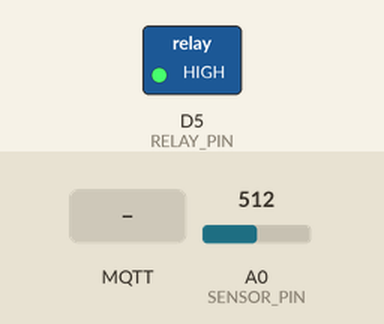
Recording of a sketch running on a simulated ESP8266 (NodeMCU). Parts: switched loads named in the sketch (green lamp = pin HIGH). Inputs (shaded band) come from the test bench; at power-on: A0 (SENSOR_PIN) = 512. WiFi joins after 1.5 s; servers stay silent unless stated; no MQTT or app messages arrive unless stated.

Above: at 2.7 s.
2.8 s: MQTT message "ON" arrives on the second subscribed topic
At 3.6 s:
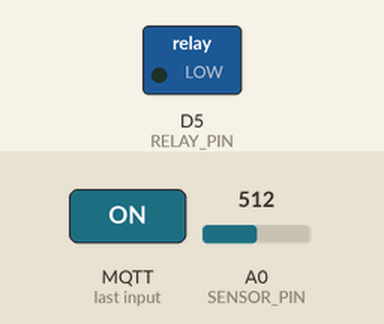
4.3 s: MQTT message "OFF" arrives on the second subscribed topic
At 4.8 s:
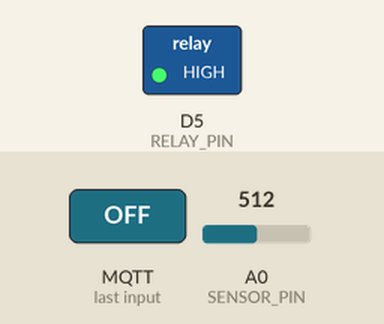
Timing chart, 0 to 7.3 s (numbered marks = the images above; inputs shaded):
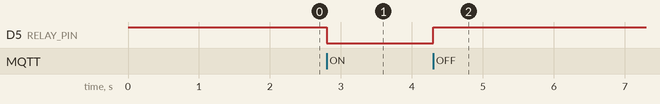

The sketch:

http_led.ino
```cpp
#include <ESP8266WiFi.h>
#include <PubSubClient.h>

#define SENSOR_PIN A0
#define RELAY_PIN D5 // Active-LOW relay

// -------- Calibration --------
const int DRY_VALUE = 600;
const int WET_VALUE = 300;

// -------- Auto thresholds --------
const int MOISTURE_ON = 30;  // Pump ON when crossing below
const int MOISTURE_OFF = 70; // Pump OFF when crossing above

// -------- WiFi --------
const char *ssid = "SWAYAM 2.4 GHz";
const char *password = "swym2459";

// -------- MQTT --------
const char *mqtt_server = "c946cbf4bb284a01a41608824a6630cb.s1.eu.hivemq.cloud";
const int mqtt_port = 8883;
const char *mqtt_user = "Swayam";
const char *mqtt_pass = "Swym(232459)";

WiFiClientSecure espClient;
PubSubClient client(espClient);

bool pumpOn = false;
bool autoMode = false;
int lastMoisture = -1; // 🔑 KEY FIX

// -------- Relay control (ACTIVE-LOW) --------
void setPump(bool on)
{
  pumpOn = on;
  digitalWrite(RELAY_PIN, on ? LOW : HIGH);
  client.publish("plant/pump/status", pumpOn ? "ON" : "OFF");
}

// -------- MQTT callback --------
void callback(char *topic, byte *payload, unsigned int length)
{
  String msg = "";
  for (unsigned int i = 0; i < length; i++)
    msg += (char)payload[i];

  String t = String(topic);

  if (t == "plant/auto")
  {
    autoMode = (msg == "ON");
    client.publish("plant/auto/status", autoMode ? "ON" : "OFF");
    // ❌ DO NOT TOUCH PUMP HERE
  }

  if (t == "plant/pump" && !autoMode)
  {
    if (msg == "ON")
      setPump(true);
    if (msg == "OFF")
      setPump(false);
  }
}

// -------- MQTT reconnect --------
void reconnect()
{
  while (!client.connected())
  {
    if (client.connect("ESP8266_Plant", mqtt_user, mqtt_pass))
    {
      client.subscribe("plant/auto");
      client.subscribe("plant/pump");

      client.publish("plant/auto/status", autoMode ? "ON" : "OFF");
      client.publish("plant/pump/status", pumpOn ? "ON" : "OFF");
    }
    else
    {
      delay(5000);
    }
  }
}

// -------- Setup --------
void setup()
{
  Serial.begin(115200);

  pinMode(RELAY_PIN, OUTPUT);
  digitalWrite(RELAY_PIN, HIGH); // OFF by default (active-low)

  WiFi.begin(ssid, password);
  while (WiFi.status() != WL_CONNECTED)
    delay(500);

  espClient.setInsecure();
  client.setServer(mqtt_server, mqtt_port);
  client.setCallback(callback);
}

// -------- Loop --------
void loop()
{
  if (!client.connected())
    reconnect();
  client.loop();

  static unsigned long lastRead = 0;
  if (millis() - lastRead > 2000)
  {
    lastRead = millis();

    int raw = analogRead(SENSOR_PIN);
    int moisture = map(raw, DRY_VALUE, WET_VALUE, 0, 100);
    moisture = constrain(moisture, 0, 100);

    char buf[8];
    snprintf(buf, sizeof(buf), "%d", moisture);
    client.publish("plant/moisture", buf);

    // -------- EDGE-BASED AUTO MODE --------
    if (autoMode && lastMoisture != -1)
    {

      // Crossing BELOW dry threshold → turn ON
      if (lastMoisture > MOISTURE_ON && moisture <= MOISTURE_ON && !pumpOn)
      {
        setPump(true);
      }

      // Crossing ABOVE wet threshold → turn OFF
      if (lastMoisture < MOISTURE_OFF && moisture >= MOISTURE_OFF && pumpOn)
      {
        setPump(false);
      }
    }

    lastMoisture = moisture; // 🔑 update history
  }
}
```

Measured:
- after the input at 2.8 s, D5 (RELAY_PIN): HIGH → LOW at once
- after the input at 4.3 s, D5 (RELAY_PIN): LOW → HIGH at once
